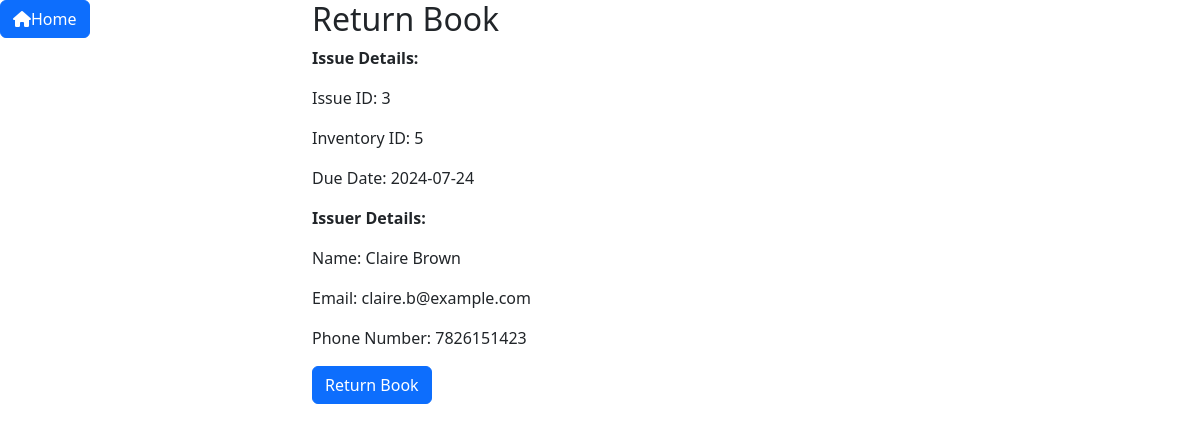
/return/3, run on the app's committed database.
### model.py (models this page shows, shortened)
class Issue(db.Model) :
    __tablename__ ='issue'
    issue_id=db.Column(db.Integer, nullable=False, primary_key=True, autoincrement=True)
    inventory_id = db.Column(db.Integer, db.ForeignKey('inventory.inventory_id'))
    inventory = relationship('Inventory', backref=backref('issues', uselist=True))
    issuer_id = db.Column(db.Integer, db.ForeignKey('issuer.issuer_id'))
    issuer = relationship('Issuer', backref=backref('issues', uselist=True))
    issue_date = db.Column(db.Date, default = datetime.now(), nullable = False)
    due_date=db.Column(db.Date, default=lambda: datetime.now() + timedelta(days=14), nullable=False)
    return_date=db.Column(db.Date)
    is_returned=db.Column(db.Boolean,nullable=False,default=False)

class Issuer(db.Model):
    __tablename__ = 'issuer'
    issuer_id=db.Column(db.Integer, nullable=False, primary_key=True, autoincrement=True)
    name=db.Column(db.Integer, nullable=False)
    email=db.Column(db.String(50), nullable=False)
    phone_number = db.Column(db.String(10), nullable=False)

### app.py (the view, shortened to what this page needs)
@app.route("/return/<int:issue_id>", methods=['GET', 'POST'])
def return_book_form(issue_id):
    issue = Issue.query.get_or_404(issue_id)
    inventory_item = Inventory.query.get_or_404(issue.inventory_id)
    diff = (datetime.now().date() - issue.due_date).days
    fine_amount = max(diff, 0) * 10  # Calculate fine amount
    if not inventory_item.is_available:
        issuer = Issuer.query.get_or_404(issue.issuer_id)
        return render_template("return_form.html", issue=issue, fine_amount=fine_amount, issuer=issuer)
    else:
        flash('Book is already available.', 'danger')
        return redirect(url_for('home'))

### templates/return_form.html (shortened to what this page needs)
{% extends "base.html" %} {% block body %}
<div class="container">
  <h2>Return Book</h2>
  <p><strong>Issue Details:</strong></p>
  <p>Issue ID: {{ issue.issue_id }}</p>
  <p>Inventory ID: {{ issue.inventory_id }}</p>
  <p>Due Date: {{ issue.due_date }}</p>
  <p><strong>Issuer Details:</strong></p>
  <p>Name: {{ issuer.name }}</p>
  <p>Email: {{ issuer.email }}</p>
  <p>Phone Number: {{ issuer.phone_number }}</p>
  <form method="post">
    <button type="submit" class="btn btn-primary">Return Book</button>
  </form>
</div>
{% endblock %}

### data on the page
Issue: issue_id "3", inventory_id "5", due_date "2024-07-24"
Issuer: name "Claire Brown", email "claire.b@example.com", phone_number "7826151423"
